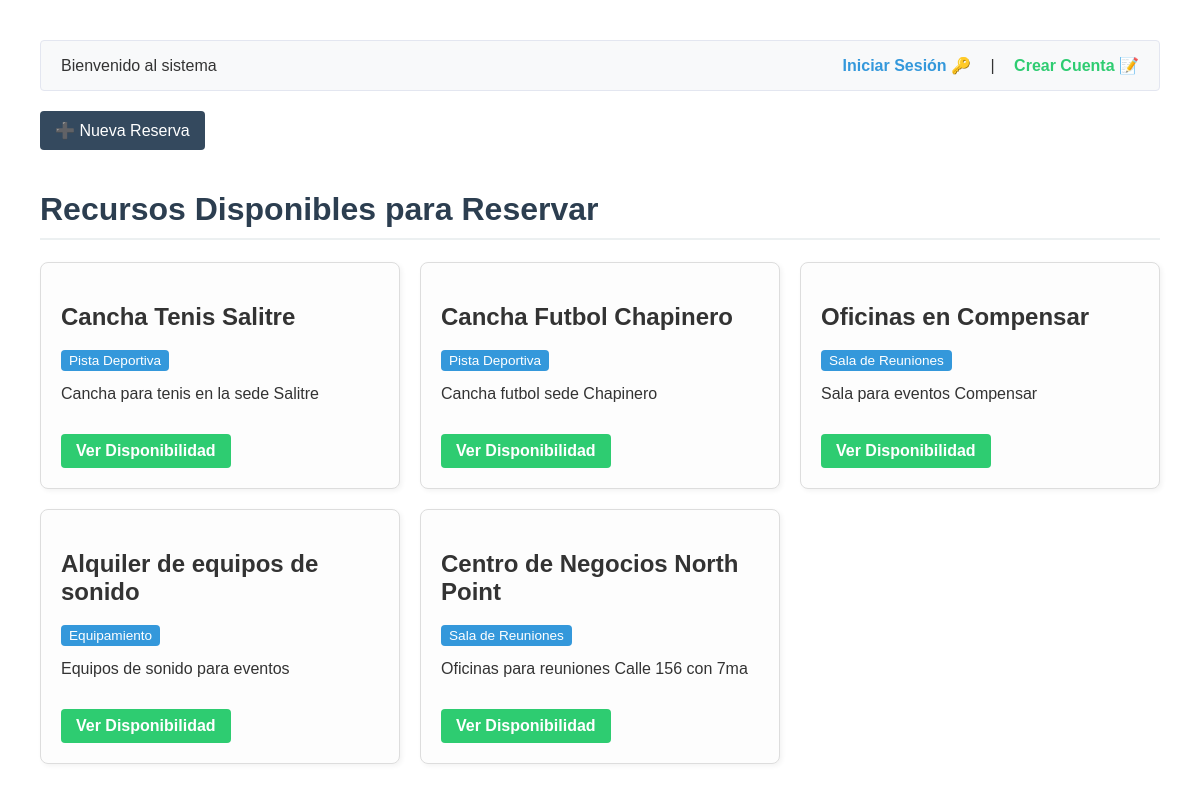
The page / on the database its author committed.
### reservas/models.py (models this page shows, shortened)
class Resource(models.Model):
    RESOURCE_TYPES = [
        ('SPORT', 'Pista Deportiva'),
        ('ROOM', 'Sala de Reuniones'),
        ('EQUIP', 'Equipamiento'),
    ]
    name = models.CharField(max_length=100, verbose_name="Nombre del recurso")
    resource_type = models.CharField(max_length=10, choices=RESOURCE_TYPES, default='SPORT', verbose_name="Tipo")
    description = models.TextField(blank=True, null=True, verbose_name="Descripción")

### reservas/views.py (the view)
# urls.py: path('', lista_recursos, name='lista_recursos'),
def lista_recursos(request):
    recursos = Resource.objects.all()
    return render(request, 'reservas/lista.html', {'recursos': recursos})

### reservas/templates/reservas/lista.html (shortened to what this page needs)
<!DOCTYPE html>
<html lang="es">
<head>
</head>
<body>
    <div style="background: #f8f9fa; padding: 15px 20px; border-radius: 4px; display: flex; justify-content: space-between; align-items: center; margin-bottom: 20px; border: 1px solid #e3e6f0;">
        {% if user.is_authenticated %}
            <span>Conectado como: <strong>{{ user.username }}</strong></span>
            <div>
                <a href="{% url 'mis_reservas' %}" style="margin-right: 15px; color: #3498db; text-decoration: none; font-weight: bold;">📋 Ver Mis Reservas</a>
                <form action="{% url 'logout' %}" method="POST" style="display: inline;">
                    {% csrf_token %}
                    <button type="submit" style="background: none; border: none; color: #e74c3c; text-decoration: none; cursor: pointer; font-family: inherit; font-size: 1em; padding: 0; font-weight: bold;">
                        Cerrar sesión 🚪
                    </button>
                </form>
            </div>
        {% else %}
            <span>Bienvenido al sistema</span>
            <div>
                <a href="{% url 'login' %}" style="color: #3498db; text-decoration: none; font-weight: bold; margin-right: 15px;">Iniciar Sesión 🔑</a> |
                <a href="{% url 'registrar_usuario' %}" style="color: #2ecc71; text-decoration: none; font-weight: bold; margin-left: 15px;">Crear Cuenta 📝</a>
            </div>
        {% endif %}
    </div>
    <a href="{% url 'crear_reserva' %}" class="btn-nav">➕ Nueva Reserva</a>
    <h1>Recursos Disponibles para Reservar</h1>
    <div class="grid">
        {% for recurso in recursos %}
            <div class="card">
                <h2>{{ recurso.name }}</h2>
                <span class="badge">{{ recurso.get_resource_type_display }}</span>
                <p>{{ recurso.description|default:"Sin descripción disponible." }}</p>
                <a href="{% url 'detalle_recurso' recurso.id %}" class="btn">Ver Disponibilidad</a>
            </div>
        {% empty %}
            <p>No hay canchas, salas o equipamiento registrados en el sistema todavía.</p>
        {% endfor %}
    </div>
</body>
</html>

### reservas/templates/reservas/lista.html (style rules this page uses)
body { font-family: Arial, sans-serif; margin: 40px; color: #333; }
h1 { color: #2c3e50; border-bottom: 2px solid #ecf0f1; padding-bottom: 10px; }
.grid { display: grid; grid-template-columns: repeat(auto-fill, minmax(280px, 1fr)); gap: 20px; margin-top: 20px; }
.card { border: 1px solid #ddd; padding: 20px; border-radius: 8px; background: #fdfdfd; box-shadow: 2px 2px 5px rgba(0,0,0,0.05); }
.badge { background: #3498db; color: white; padding: 3px 8px; border-radius: 4px; font-size: 0.85em; }
.btn { display: inline-block; margin-top: 15px; padding: 8px 15px; background: #2ecc71; color: white; text-decoration: none; border-radius: 4px; font-weight: bold; }
.btn-nav { background: #34495e; margin-bottom: 20px; display: inline-block; padding: 10px 15px; color: white; text-decoration: none; border-radius: 4px; }

### rows shown on the page
Resource: name "Cancha Tenis Salitre", resource_type "Pista Deportiva", description "Cancha para tenis en la sede Salitre"
Resource: name "Cancha Futbol Chapinero", resource_type "Pista Deportiva", description "Cancha futbol sede Chapinero"
Resource: name "Oficinas en Compensar", resource_type "Sala de Reuniones", description "Sala para eventos Compensar"
Resource: name "Alquiler de equipos de sonido", resource_type "Equipamiento", description "Equipos de sonido para eventos"
Resource: name "Centro de Negocios North Point", resource_type "Sala de Reuniones", description "Oficinas para reuniones Calle 156 con 7ma"
